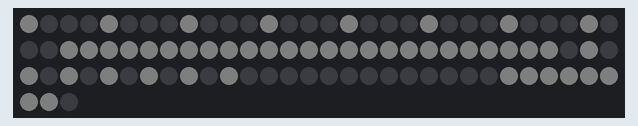
Bench run of a sketch on a simulated Arduino Uno, built with avr-gcc and run on an emulated ATmega328P. Shown: 93 RGB LEDs in strip order, left to right, continuing on the next row. Dim RGB values are drawn brighter than linear.

Above: at 0.1 s.

The sketch:

2022-12-13-multiplerings.ino
```cpp
#include <FastLED.h>
#define LED_PIN 6 // plug in 6
#define NUM_LEDS 93
#define BRIGHTNESS 10
#define DELAY 200

CRGB leds[NUM_LEDS];
void setup() {
  FastLED.addLeds<WS2812, LED_PIN, GRB>(leds, NUM_LEDS);
  FastLED.setBrightness(BRIGHTNESS);

}
void loop() {
  shipWheel1();
  delay(DELAY);
  FastLED.clear();

  // shipWheel3();
  // delay(DELAY);
  // FastLED.clear();

  shipWheel2();
  delay(DELAY);
  FastLED.clear();

}

void shipWheel1(){
  for (int i = 0; i < 32; i+=4) { // 24 LED ring
    leds[i] = CRGB(100, 100, 100);
  }
  for (int i = 32; i < 56; i++) { // 24 LED ring
    leds[i] = CRGB(100, 100, 100);
  }
  for (int i = 56; i < 72; i+=2) { // 16 LED ring
    leds[i] = CRGB(100, 100, 100);
  }
  // for (int i = 72; i < 84; i+=3) { // 12 LED ring
  //   leds[i] = CRGB(100, 100, 100);
  // }
  for (int i = 84; i < 92; i++) { // 8 LED ring
    leds[i] = CRGB(100, 100, 100);
  }
  // for (int i = 92; i < 93; i++) { // 1 LED ring -> Center
  // leds[i] = CRGB(100, 100, 100);
  // }
  FastLED.show();
}
void shipWheel2(){
  for (int i = 2; i < 32; i+=4) { // 24 LED ring
    leds[i] = CRGB(100, 100, 100);
  }
  for (int i = 32; i < 56; i++) { // 24 LED ring
    leds[i] = CRGB(100, 100, 100);
  }
  for (int i = 57; i < 72; i+=2) { // 16 LED ring
    leds[i] = CRGB(100, 100, 100);
  }
  // for (int i = 73; i < 84; i+=2) { // 12 LED ring
  //   leds[i] = CRGB(100, 100, 100);
  // }
  for (int i = 84; i < 92; i++) { // 8 LED ring
    leds[i] = CRGB(100, 100, 100);
  }
  // for (int i = 92; i < 93; i++) { // 1 LED ring -> Center
  // leds[i] = CRGB(100, 100, 100);
  // }
  FastLED.show();
}
void shipWheel3(){
  for (int i = 1; i < 32; i+=4) { // 24 LED ring
    leds[i] = CRGB(100, 100, 100);
  }
  for (int i = 32; i < 56; i++) { // 24 LED ring
    leds[i] = CRGB(100, 100, 100);
  }
  // for (int i = 57; i < 72; i+=2) { // 16 LED ring
  //   leds[i] = CRGB(100, 100, 100);
  // }
  for (int i = 73; i < 84; i+=2) { // 12 LED ring
    leds[i] = CRGB(100, 100, 100);
  }
  for (int i = 84; i < 92; i++) { // 8 LED ring
    leds[i] = CRGB(100, 100, 100);
  }
  // for (int i = 92; i < 93; i++) { // 1 LED ring -> Center
  // leds[i] = CRGB(100, 100, 100);
  // }
  FastLED.show();
}


void crossRotClock(){
  cross1();
  delay(DELAY);
  FastLED.clearData();
  FastLED.show();
  cross2();
  delay(DELAY);
  FastLED.clearData();
  FastLED.show();
  cross3();
  delay(DELAY);
  FastLED.clearData();
  FastLED.show();
  cross4();
  FastLED.show();
  delay(DELAY);
  FastLED.clearData();
}

void vortex() {
  for (int i = 0; i < 32; i++) { // 32 LED ring -> One color Circular progression clockwise
    leds[i] = CRGB(100, 100, 100);
    FastLED.show();
    delay(DELAY);
  }
  for (int i = 32; i < 56; i++) { // 24 LED ring -> One color Circular progression clockwise
    leds[i] = CRGB(100, 0, 0);
    FastLED.show();
    delay(DELAY);
  }
  for (int i = 56; i < 72; i++) { // 16 LED ring -> One color Circular progression clockwise
    leds[i] = CRGB(0, 100, 0);
    FastLED.show();
    delay(DELAY);
  }
  for (int i = 72; i < 84; i++) { // 12 LED ring -> One color Circular progression clockwise
    leds[i] = CRGB(0, 0, 100);
    FastLED.show();
    delay(DELAY);
  }
  for (int i = 84; i < 92; i++) { // 8 LED ring -> One color Circular progression clockwise
    leds[i] = CRGB(0, 0, 100);
    FastLED.show();
    delay(DELAY);
  }
  for (int i = 92; i < 93; i++) { // 1 LED ring -> Center
  leds[i] = CRGB(100, 100, 100);
  FastLED.show();
  delay(DELAY);
  }
}
void northSouth(){
  for(int i=0;i<93;i++){
    leds[0] = CRGB(100, 100, 100);
    leds[32] = CRGB(100, 100, 100);
    leds[56] = CRGB(100, 100, 100);
    leds[72] = CRGB(100, 100, 100);
    leds[84] = CRGB(100, 100, 100);
    leds[92] = CRGB(100, 100, 100);
    leds[93] = CRGB(100, 100, 100);
    leds[88] = CRGB(100, 100, 100);
    leds[78] = CRGB(100, 100, 100);
    leds[64] = CRGB(100, 100, 100);
    leds[44] = CRGB(100, 100, 100);
    leds[16] = CRGB(100, 100, 100);

    FastLED.show();
    delay(DELAY);
    }
}
void cross1(){
  for (int i = 0; i < 32; i+=8) { // 24 LED ring
    leds[i] = CRGB(100, 100, 100);
  }
  for (int i = 32; i < 56; i+=6) { // 24 LED ring
    leds[i] = CRGB(100, 100, 100);
  }
  for (int i = 56; i < 72; i+=4) { // 16 LED ring
    leds[i] = CRGB(100, 100, 100);
  }
  for (int i = 72; i < 84; i+=3) { // 12 LED ring
    leds[i] = CRGB(100, 100, 100);
  }
  for (int i = 84; i < 92; i+=2) { // 8 LED ring
    leds[i] = CRGB(100, 100, 100);
  }
  for (int i = 92; i < 93; i++) { // 1 LED ring -> Center
  leds[i] = CRGB(100, 100, 100);
  }
  FastLED.show();
}
void cross2(){
  for (int i = 2; i < 32; i+=8) { // 24 LED ring
    leds[i] = CRGB(100, 100, 100);
  }
  // for (int i = 32; i < 56; i+=6) { // 24 LED ring
  //   leds[i] = CRGB(100, 100, 100);
  // }
  for (int i = 57; i < 72; i+=4) { // 16 LED ring
    leds[i] = CRGB(100, 100, 100);
  }
  // for (int i = 72; i < 84; i+=3) { // 12 LED ring
  //   leds[i] = CRGB(100, 100, 100);
  // }
  // for (int i = 84; i < 92; i+=2) { // 8 LED ring
  //   leds[i] = CRGB(100, 100, 100);
  // }
  for (int i = 92; i < 93; i++) { // 1 LED ring -> Center
  leds[i] = CRGB(100, 100, 100);
  }
  FastLED.show();
}
void cross3(){
  for (int i = 4; i < 32; i+=8) { // 24 LED ring
    leds[i] = CRGB(100, 100, 100);
  }
  for (int i = 35; i < 56; i+=6) { // 24 LED ring
    leds[i] = CRGB(100, 100, 100);
  }
  for (int i = 58; i < 72; i+=4) { // 16 LED ring
    leds[i] = CRGB(100, 100, 100);
  }
  // for (int i = 72; i < 84; i+=3) { // 12 LED ring
  //   leds[i] = CRGB(100, 100, 100);
  // }
  for (int i = 85; i < 92; i+=2) { // 8 LED ring
    leds[i] = CRGB(100, 100, 100);
  }
  for (int i = 92; i < 93; i++) { // 1 LED ring -> Center
  leds[i] = CRGB(100, 100, 100);
  }
  FastLED.show();
}
void cross4(){
  for (int i = 6; i < 32; i+=8) { // 24 LED ring
    leds[i] = CRGB(100, 100, 100);
  }
  // for (int i = 35; i < 56; i+=6) { // 24 LED ring
  //   leds[i] = CRGB(100, 100, 100);
  // }
  for (int i = 59; i < 72; i+=4) { // 16 LED ring
    leds[i] = CRGB(100, 100, 100);
  }
  // for (int i = 72; i < 84; i+=3) { // 12 LED ring
  //   leds[i] = CRGB(100, 100, 100);
  // }
  // for (int i = 85; i < 92; i+=2) { // 8 LED ring
  //   leds[i] = CRGB(100, 100, 100);
  // }
  for (int i = 92; i < 93; i++) { // 1 LED ring -> Center
  leds[i] = CRGB(100, 100, 100);
  }
  FastLED.show();
}
```
